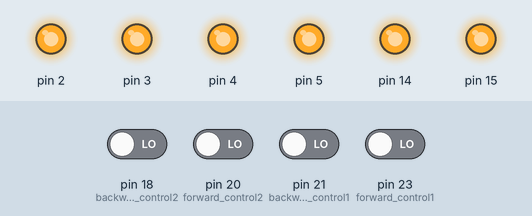
This sketch was run on a simulated Arduino Mega 2560, built with avr-gcc and run on an emulated ATmega2560. Shown: output pins drawn as LEDs (lit = HIGH). The test bench sets the inputs (shaded band); at power-on: pin 18 (backward_control2), pin 20 (forward_control2), pin 21 (backward_control1), pin 23 (forward_control1) LOW.

Above: at 1.2 s.
1.3 s: pin 18 (backward_control2) driven HIGH
At 2.1 s:
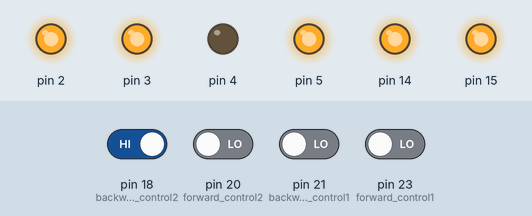
Timing chart, 0 to 4.3 s (numbered marks = the images above; inputs shaded):
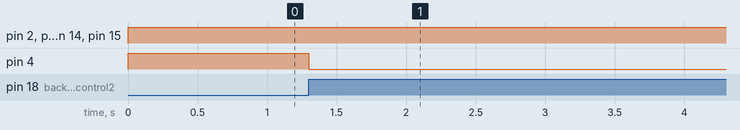

The sketch:

2motor_test.ino
```cpp
#define in1 2
#define in2 3
#define in3 4
#define in4 5
#define enA 14
#define enB 15
//#define button 4


int forward_control1 = 23;
int backward_control1 = 21;
int forward_control2 = 20;
int backward_control2 = 18;
int forward1 = 0;
int backward1 = 0;
int forward2 = 0;
int backward2 = 0;
int encoder_rot = 4227;
int for_flag = 0;
int bac_flag = 0;

const long maxencoder1pos = 4120;
const long minencoder1pos = 0;

class Motor{
  private:
    int pin1, pin2, enabler;

  public:
    volatile long encoderpos = 21;
    int for_flag = 0;
    int bac_flag = 0;
    Motor(int pinA, int pinB, int pinC)
    {
      pin1 = pinA;
      pin2 = pinB;
      enabler = pinC;
      pinMode(pin1, OUTPUT);
      pinMode(pin2, OUTPUT);
      pinMode(enabler, OUTPUT);

    }

    void move_backward()
    {
      digitalWrite(enabler, HIGH);

      while(true){
        digitalWrite(pin1, LOW);                         // start with forward
        digitalWrite(pin2, HIGH);
        if (abs(encoderpos%encoder_rot) < 2){

          break;
        }
    }
    }


    void move_forward()
    {
      digitalWrite(enabler, HIGH);
      while (true){
        digitalWrite(pin1, HIGH);
        digitalWrite(pin2, LOW);
        if (abs(encoderpos%encoder_rot) < 2){
          motor_stop();
          break;
        }
      }
    }
    void motor_stop(){
      digitalWrite(enabler, HIGH);
      digitalWrite(pin1, HIGH);                         // start with forward
      digitalWrite(pin2, HIGH);
    }

};

Motor m1(in1, in2, enA);
Motor m2(in3, in4, enB);

void setup() {
  //delay(6000);
  Serial.begin(115000);

  pinMode(0, INPUT);
  pinMode(1, INPUT);
  pinMode(7, INPUT);
  pinMode(8, INPUT);

  pinMode(forward_control1, INPUT);
  pinMode(backward_control1, INPUT);
  pinMode(forward_control2, INPUT);
  pinMode(backward_control2, INPUT);

  attachInterrupt( 0, doEncoderA0, CHANGE);
  attachInterrupt( 1, doEncoderA1, CHANGE);
  attachInterrupt( 7, doEncoderB0, CHANGE);
  attachInterrupt( 8, doEncoderB1, CHANGE);

  Serial.print('\n');

  //m1.move_forward();


}
void loop() {

  forward1 = digitalRead(forward_control1);
  backward1 = digitalRead(backward_control1);
  forward2 = digitalRead(forward_control2);
  backward2 = digitalRead(backward_control2);

  if(forward1==HIGH){

    m1.move_forward();

  }
  else if(backward1 == HIGH){
    m1.move_backward();
  }

  else if(forward2 == HIGH){
    m2.move_forward();
  }

  else if(backward2 == HIGH){
    m2.move_backward();
  }

  else{
    m1.motor_stop();
    m2.motor_stop();
  }


  //else if(backward==HIGH){
    //m1.move_backward();
    //bac_flag=1;
  //}
  //else{
    //m1.motor_stop();
    //Serial.print("low");

}


void doEncoderA0()
    {
      if (digitalRead(0) == HIGH)
      {
        if (digitalRead(1) == LOW){
          m1.encoderpos = m1.encoderpos + 1;
        }
        else{
          m1.encoderpos = m1.encoderpos - 1;
        }
      }
      else{
        if (digitalRead(1) == HIGH){
          m1.encoderpos = m1.encoderpos + 1;
        }
        else{
          m1.encoderpos = m1.encoderpos - 1;
        }
      }
    }

void doEncoderA1(){
  if (digitalRead(1) == HIGH){
    if (digitalRead(0) == HIGH){
      m1.encoderpos = m1.encoderpos + 1;
    }
    else{
      m1.encoderpos = m1.encoderpos - 1;
    }
  }
  else{
    if  (digitalRead(0) == LOW){
      m1.encoderpos = m1.encoderpos + 1;
    }
    else{
      m1.encoderpos = m1.encoderpos - 1;
    }

  }
}

void doEncoderB0()
    {
      if (digitalRead(7) == HIGH)
      {
        if (digitalRead(8) == LOW){
          m2.encoderpos = m2.encoderpos + 1;
        }
        else{
          m2.encoderpos = m2.encoderpos - 1;
        }
      }
      else{
        if (digitalRead(8) == HIGH){
          m2.encoderpos = m2.encoderpos + 1;
        }
        else{
          m2.encoderpos = m2.encoderpos - 1;
        }
      }
    }

void doEncoderB1(){
  if (digitalRead(8) == HIGH){
    if (digitalRead(7) == HIGH){
      m2.encoderpos = m2.encoderpos + 1;
    }
    else{
      m2.encoderpos = m2.encoderpos - 1;
    }
  }
  else{
    if  (digitalRead(7) == LOW){
      m2.encoderpos = m2.encoderpos + 1;
    }
    else{
      m2.encoderpos = m2.encoderpos - 1;
    }

  }
}

  //Serial.println (encoder0Pos, DEC);
  // use for debugging - remember to comment out
```

Measured:
- after the input at 1.3 s, pin 4: HIGH → LOW at once
